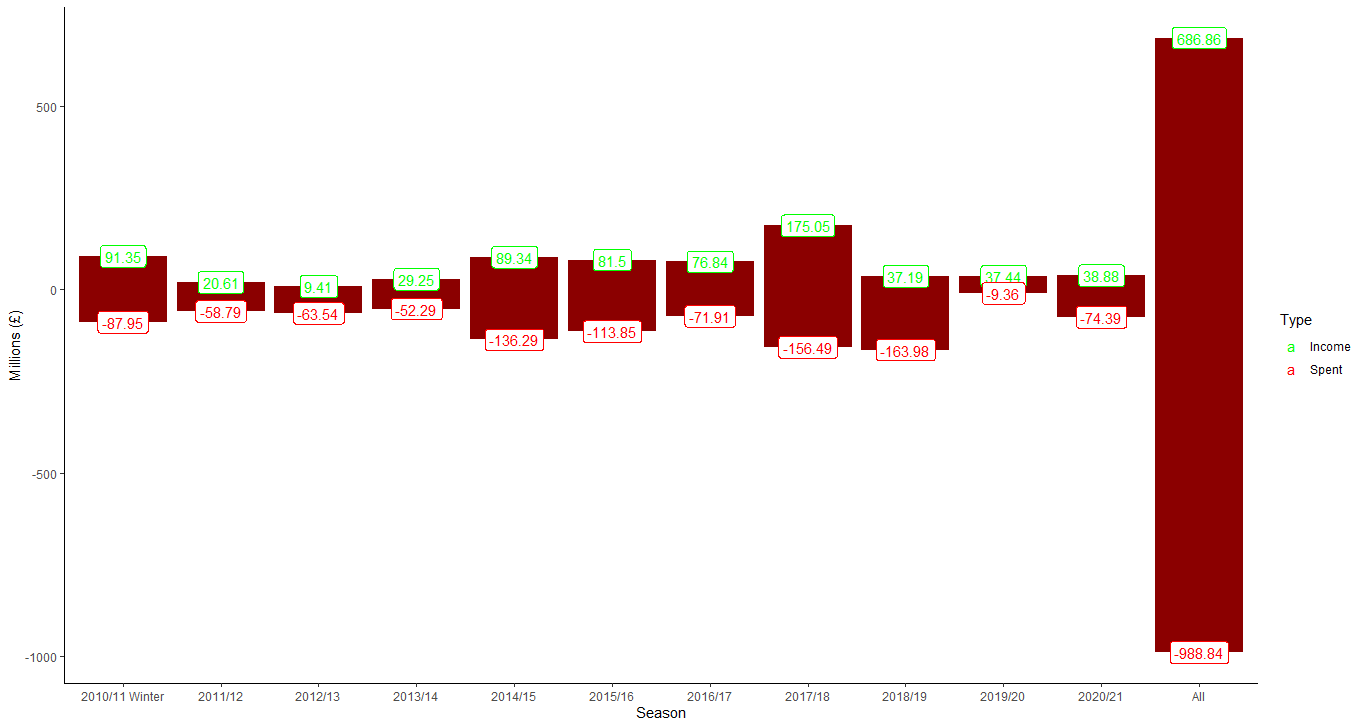

This chart was generated by the following R code:
#Liverpool transfers under FSG (05/02/2021 current date)
library("dplyr")
library("ggplot2")

Liverpooltransfers <- read.csv("Liverpooltransfers.csv")
Liverpooltransfers <- Liverpooltransfers %>% filter(Type != "Overall")
 

Transfergraph <- ggplot(as.data.frame(Liverpooltransfers)) + geom_bar(aes(y = Amount, x = Season), data = Liverpooltransfers,
stat="identity", fill = "darkRed") + xlab("Season") + ylab ("Millions (£)")  + theme_classic() +
geom_label(aes(x = Season, y = Amount, label = Amount, colour = Type)) + scale_colour_manual(values=c("Green", "Red"))
           
Transfergraph
           
ggsave("Liverpooltransfers.png") 

Liverpooltransfersoverall <- read.csv("Liverpooltransfers.csv") 
ggplot(as.data.frame(Liverpooltransfersoverall)) + theme_classic()+
geom_label(aes(x = Season, y = Amount, label = Amount, colour = Type)) + scale_colour_manual(values=c("White", "Blue", "White"))
